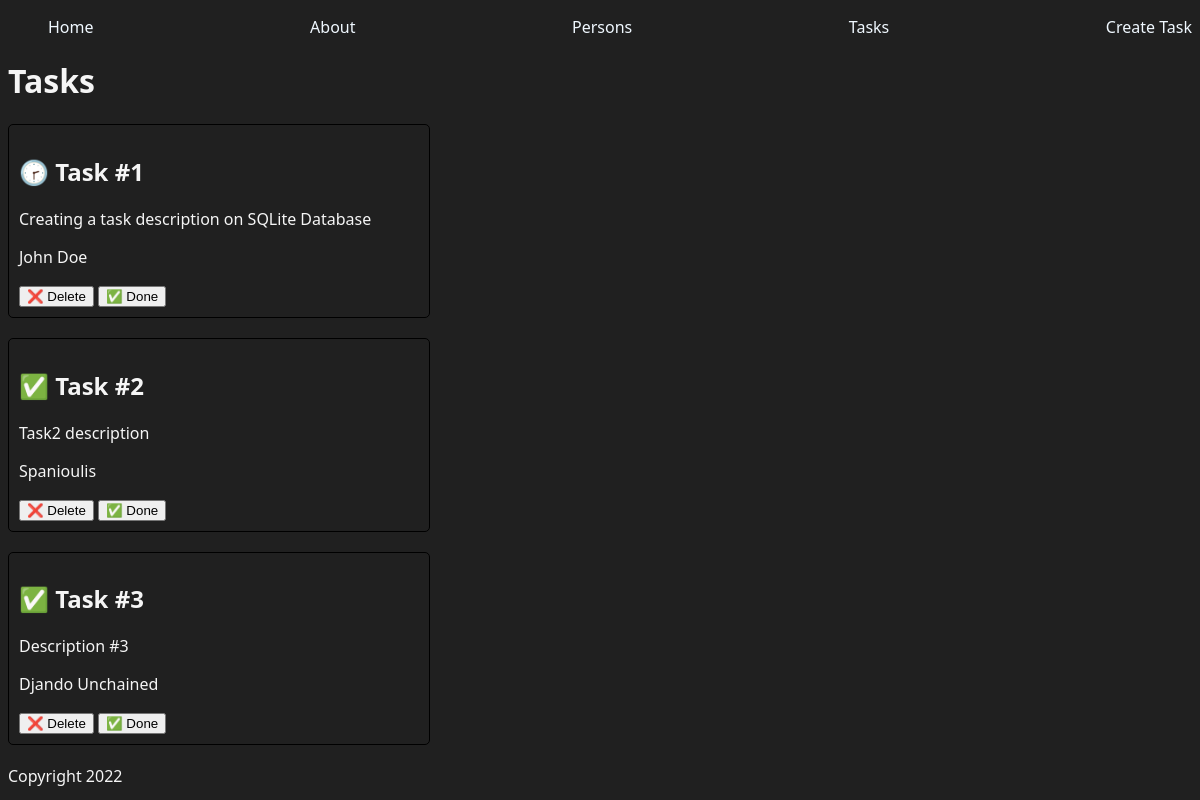
The page /tasks/ on the database as committed earlier.
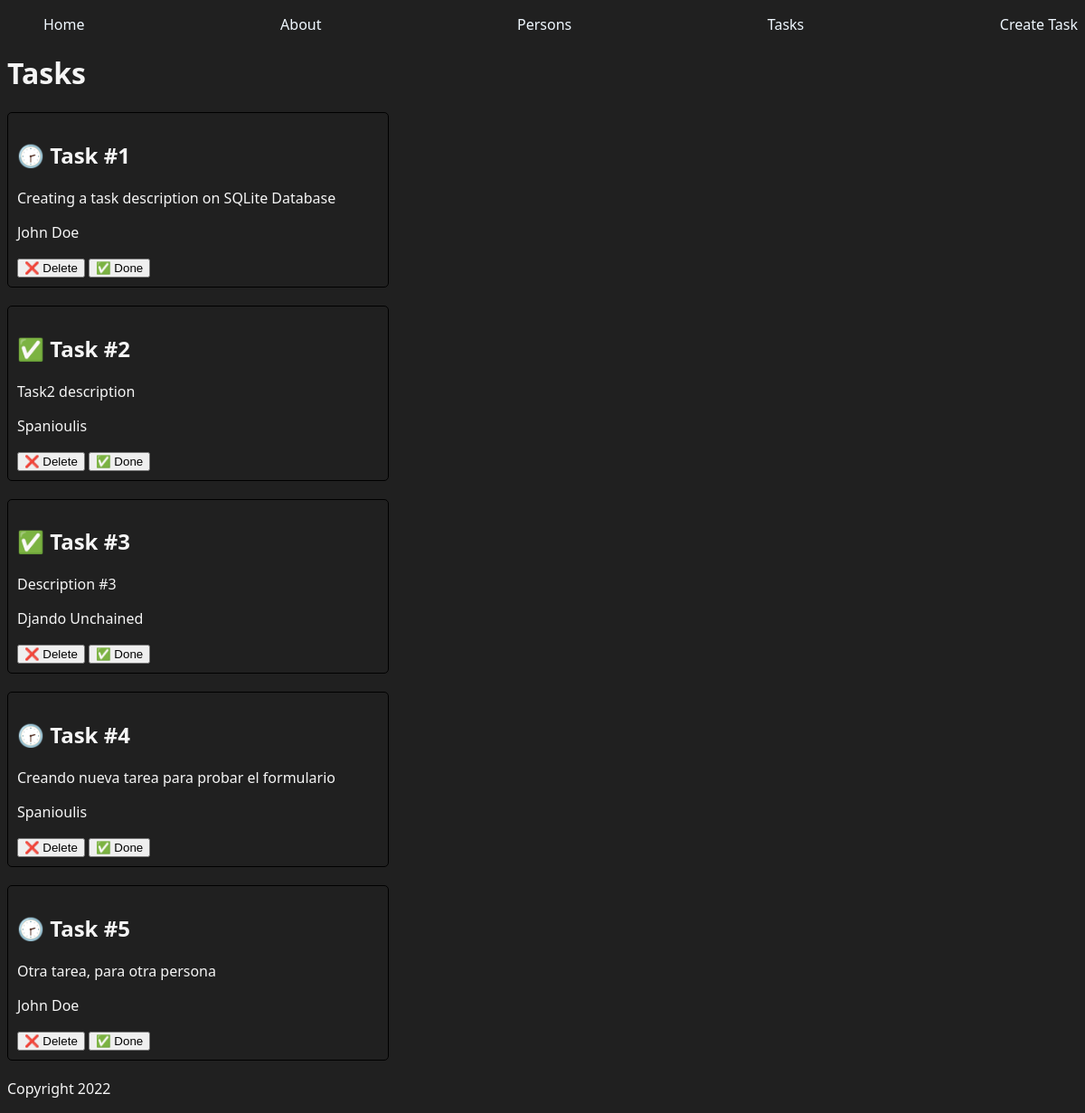
The same page on the database as committed later.
### myapp/models.py (models this page shows, shortened)
class Task(models.Model):
    title = models.CharField(max_length=200)
    description = models.TextField()
    person = models.ForeignKey(Person, on_delete=models.CASCADE)
    done = models.BooleanField(default=False)

class Person(models.Model):
    name = models.CharField(max_length=100)
    age = models.IntegerField()
    gender = models.CharField(max_length=100)

### myapp/views.py (the view)
# urls.py: path('tasks/', views.tasks, name='tasks'),
def tasks(request):
  tasks = Task.objects.all()
  return render(request, 'tasks/tasks.html', {
    'tasks': tasks,
  })

### myapp/templates/tasks/tasks.html (shortened to what this page needs)
{% extends 'layouts/menu.html' %} {% block content %}
<h1>Tasks</h1>
{% for task in tasks %}
<article
	style="
		border: 1px solid black;
		padding: 10px;
		border-radius: 5px;
		width: 400px;
		margin-bottom: 20px;
	"
>
	<h2>{% if task.done == False %} 🕝 {% else %} ✅ {% endif %} {{task.title}}</h2>
	<p>{{task.description}}</p>
	<p>{{task.person.name}}</p>
	<div>
		<button>❌ Delete</button>
		<button>✅ Done</button>
	</div>
</article>
{% endfor %} {% endblock %}

### myapp/templates/layouts/menu.html (shortened to what this page needs)
{% load static %}
<!DOCTYPE html>
<html lang="en">
<head>
	<link rel="stylesheet" href="{% static 'styles/style.css' %}" />
</head>
<body>
	<header>
		<nav class="navbar">
			<ul>
				<li>
					<a href="{% url 'index' %}">Home</a>
				</li>
				<li>
					<a href="{% url 'about' %}">About</a>
				</li>
				<li>
					<a href="{% url 'persons' %}">Persons</a>
				</li>
				<li>
					<a href="{% url 'tasks' %}">Tasks</a>
				</li>
				<li>
					<a href="{% url 'create-task' %}">Create Task</a>
				</li>
			</ul>
		</nav>
	</header>
	{% block content %} {% endblock %}
	<footer>
		<p>Copyright 2022</p>
	</footer>
</body>
</html>

Rows that differ between the two databases and show on the page:
added Task: title "Task #4", description "Creando nueva tarea para probar el formulario", person.name "Spanioulis"
added Task: title "Task #5", description "Otra tarea, para otra persona", person.name "John Doe"
